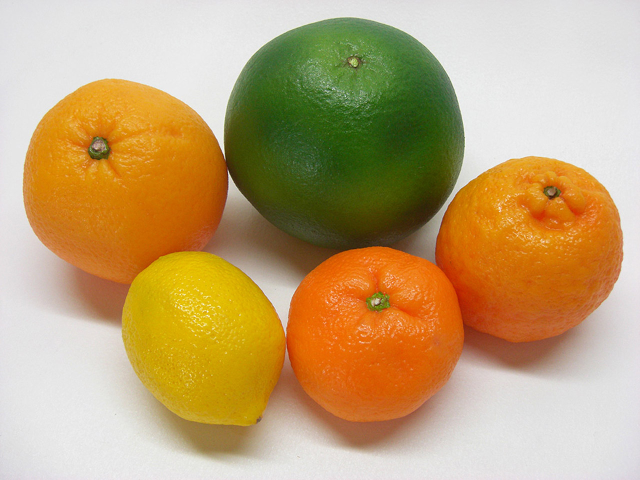
//> input picture Isodata/fruits.jpg, 1280 x 960 px (shown at 1/2 size)
$ ./isodata fruits.jpg 3 3 3   (built with g++ and OpenCV 4)
//> lines starting //> are read from the running program, lines starting //| are printed output that depends on the picture
#include <iostream>
#include <opencv2/opencv.hpp>
#include <ctime>

using namespace std;
using namespace cv;

struct mean_tt{
    Vec3f sum;
    int nElem;
    Vec3b mean;
};

Mat Isodata(Mat, int , int, int);
float EuclideanDistance(Vec3b, Vec3b);

float EuclideanDistance(Vec3b p1, Vec3b p2){

    return sqrt( pow(p1[0]-p2[0],2) +
                 pow(p1[1]-p2[1],2) +
                 pow(p1[2]-p2[2],2) );
}

/*
The function takes as input:
Mat img: the starting image
int n: the number of clusters to initially create
int sSud: the threshold for comparison on splitting a cluster
int sUni: The threshold for comparing the union of a cluster
*/
Mat Isodata(Mat img, int n, int sSudd, int sUni){

    srand(time(NULL));
    /*
    This matrix is used to keep track of which claster the pixels of the image belong to.
    */
    Mat tmp = Mat(img.rows, img.cols, CV_16U, Scalar(0));
    /*
    Vector of struct mean.
    It will contain information regarding clusters
    while the algorithm is running.
    */
    vector<mean_tt> t;

    /*
    It is used to create the n initial means.
    At each step I randomly choose a pixel, whose RGB value becomes a mean.
    I initialize a struct mean and insert it into the vector t.
    */
    for(int i=0; i<n; i++){
        int y = rand()%img.rows;
        int x = rand()%img.cols;

        struct mean_tt m;
        m.nElem = 0;
        m.sum = Vec3b(0,0,0);
        m.mean = img.at<Vec3b>(y,x);
        t.push_back(m);

    }

    /*
    1) Algorithm step
    I assign all the pixels of the image to the initial n clusters.
    Each pixel is assigned to the cluster that has the mean closest to the
    pixel considered.
    */
    for(int y=0; y<img.rows; y++)
            for(int x=0; x<img.cols; x++){
                float distMin=450;//max Euclidean distance in RGB
                int indexMin;
                /*
                For each pixel I calculate the Euclidean distance with all the cluster means
                and I find the minimum distance.
                */
                for(int i=0; i<t.size(); i++){
                    float dist = EuclideanDistance(img.at<Vec3b>(y,x), t[i].mean);

                    if(dist<distMin){
                        distMin = dist;
                        indexMin = i;//cluster index with minimum distance from the considered pixel
                    }
                }

                tmp.at<uchar>(y,x) = indexMin; //I assign the pixel to the cluster
                t[indexMin].nElem++;//I increase the number of pixel elements in that cluster.
            }

    int numIt=0;

    do{

    /*
    2) Algorithm step: subdivision
    Each cluster whose variance exceeds a certain threshold is divided into 2 clusters.
    This means that in the cluster there are pixels that have not quite similar colors, and
    therefore we divide them.
    */
    for(int i=0; i<t.size(); i++){//for each cluster
        int oneTime=0;
        /*
        If the cluster is empty, go to the next iteration and try
        another cluster. A cluster can be empty because it has been merged
        to other clusters in the merge phase, so it's as if it wasn't there.
        */
        if(t[i].nElem==0) continue;

        for(int y=0; y<img.rows; y++){
            for(int x=0; x<img.cols; x++){
                int id = tmp.at<uchar>(y,x);
                if(id!=i) continue;
                /*
                if they are here, it is because the selected pixel belongs
                to cluster t [i]. Then I calculate the Euclidean distance
                between the RGB value of the selected pixel and the mean of the cluster.
                */
                float dist = EuclideanDistance(img.at<Vec3b>(y,x), t[i].mean);
                //if this value is greater than the sSudd threshold,
                //it is necessary to subdivide the cluster t [i] creating a new cluster
                if(dist>sSudd){
                    oneTime++;
                    /*
                    If it is the first pixel of the new cluster, I create a struct mean m,
                    I initialize it and insert it into the struct t.
                    */
                    if(oneTime==1){
                        n++;
                        struct mean_tt m;
                        m.sum = Vec3b(0,0,0);
                        m.nElem = 1;
                        m.mean = Vec3b(0,0,0);
                        t.push_back(m);
                    }
                    tmp.at<uchar>(y,x)=n-1; //new cludster id
                    t[n-1].nElem++;//increment the counter of the number of pixels of the new cluster
                    t[i].nElem--;//I decrease the counter of the number of pixels of the cluster from which I have removed the pixel
                }
            }
        }
    }

    /*
    3) Algorithm step: Union
    If you have created clusters with a smaller number of pixels
    at the sUni threshold, the cluster vanishes and all elements
    they must be merged with other clusters already present. In particular
    each pixel is assigned to the cluster at which the distance from
    mean is minimal.
    */

    for(int i=0; i<t.size(); i++){//scorro il vettore dei cluster
        /*
        If the number of pixels in the cluster is less than sUni and if
        the cluster in question is not one of those obtained in the previous step,
        of which we still have to calculate the mean:
        */
        if(t[i].nElem < sUni && t[i].mean[0]!=0){
            //scroll all the matrix until all the pixels of the cluster have been assigned.

            for(int y=0; y<tmp.rows && t[i].nElem!= 0; y++)
                for(int x=0; x<tmp.cols; x++){
                    if(tmp.at<uchar>(y,x)==i){
                        float minDist=455;
                        int index;
                        /*
                        I calculate the distance of the pixel from the mean of all the other clusters.
                        */
                        for(int k=0; k<t.size(); k++){
                            float dist = EuclideanDistance(img.at<Vec3b>(y,x), t[i].mean);
                            if(dist<minDist){
                                minDist = dist;
                                index=k;

                            }
                        }
                        tmp.at<uchar>(y,x)=index;//the pixel is assigned to the cluster from which it has the least distance from the mean.
                        t[index].nElem++; //I increase the number of pixels of the cluster to which I have just assigned the pixel
                        t[i].nElem--; //I decrease the number of elements of the cluster t [i].
                    }
                }
        }
    }

    /*
    4) Algorithm step: recalculation of the averages of the created / modified clusters.
    */

    /*
    I initialize the variables of the average calculation of all clusters.
    */
    for(int k=0; k<t.size(); k++){
        t[k].mean=Vec3b(0,0,0);
        t[k].sum=Vec3f(0,0,0);
        t[k].nElem=0;

    }

    /*
    Calculation for each cluster:
    1) The RGB sum of all pixels
    2) The number of pixels of which it is composed
    */
    for(int y=0; y<tmp.rows; y++){
        for(int x=0; x<tmp.cols; x++){
            int id=tmp.at<uchar>(y,x);
            t[id].sum[0]+=img.at<Vec3b>(y,x)[0];
            t[id].sum[1]+=img.at<Vec3b>(y,x)[1];
            t[id].sum[2]+=img.at<Vec3b>(y,x)[2];
            t[id].nElem++;
        }
    }

    /*
    I calculate the mean of all the pixels
    */
    for(int k=0; k<t.size(); k++){
        t[k].mean[0] = t[k].sum[0]/t[k].nElem;
        t[k].mean[1] = t[k].sum[1]/t[k].nElem;
        t[k].mean[2] = t[k].sum[2]/t[k].nElem;
    }

    numIt++;
    }while(numIt<10);

    Mat output = Mat(img.rows, img.cols, CV_8UC3);

    /*
    The final RGB value of each pixel of each cluster matches
    to the RGB value of the mean of its cluster.
    */
    for(int y=0; y<img.rows; y++)
            for(int x=0; x<img.cols; x++){
                int index = tmp.at<uchar>(y,x);
                output.at<Vec3b>(y,x)=t[index].mean;
            }

    return output;
}

int main(int argc, char **argv){

    /*
    argv[1] -> input image
    argv[2] -> number of initial clusters
    argv[3] -> threshold for division
    argv[4] -> threshold for union
    */

    Mat img = imread(argv[1]);
//> img is the input picture: 960 rows x 1280 cols, CV_8UC3; mean B, G, R 115.4, 163.4, 192.2

    if(img.empty()){
        cout<<"Image input failed!"<<endl;
        return -1;
    }

    int     n = atoi(argv[2]);
//> n = 3
    int sSudd = atoi(argv[3]);
//> sSudd = 3
    int sUni  = atoi(argv[4]);
//> sUni = 3

    namedWindow("Original Image",0);
    imshow("Original Image",img);
    waitKey(0);

    Mat output;
    output = Isodata(img, n, sSudd, sUni);
//> the loop in Isodata, `for(int i=0; i<n; i++)` made 3 passes
//> m.mean on passes 1 to 3: [4, 126, 210], [83, 133, 85], [1, 73, 67]
//> after the loop in Isodata, `for(int y=0; y<img.rows; y++)`:
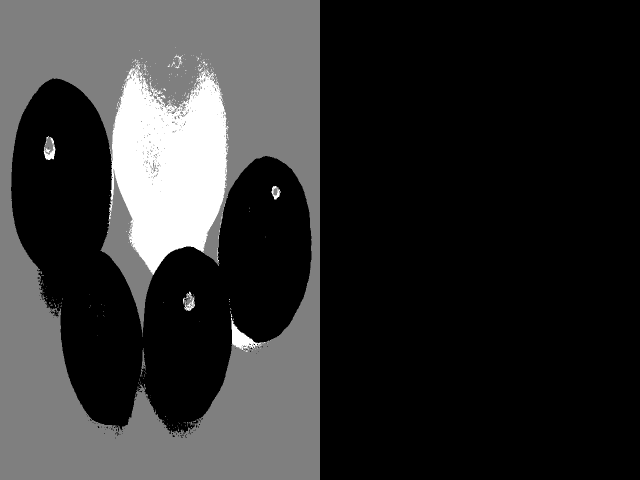
//> tmp: 960 rows x 1280 cols, CV_16UC1 (shown at 1/2 size); min 0, max 514, mean 98.2; drawn with min black and max white
//> the loop in Isodata, `do` made 10 passes
//> n on passes 1 to 10: 259, 262, 268, 274, 278, 281, 284, 287, 290, 293
//> after the loop in Isodata, `do`:
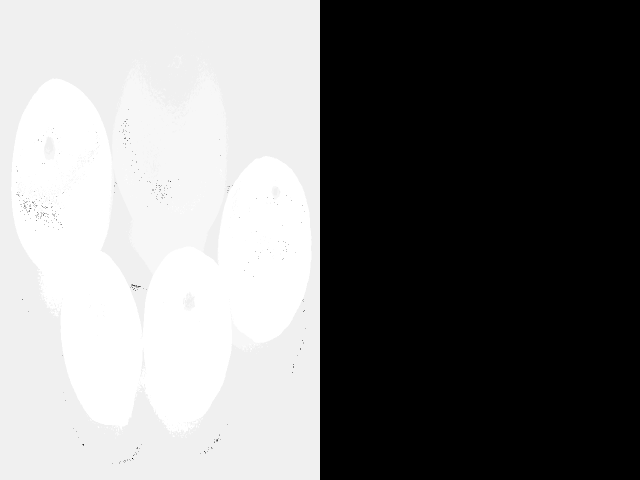
//> tmp: 960 rows x 1280 cols, CV_16UC1 (shown at 1/2 size); min 0, max 9252, mean 4469.4; drawn with min black and max white
//> after the loop in Isodata, `do`: n = 293; t = 293 items; numIt = 10
//> after the loop in Isodata, `for(int y=0; y<img.rows; y++)`:
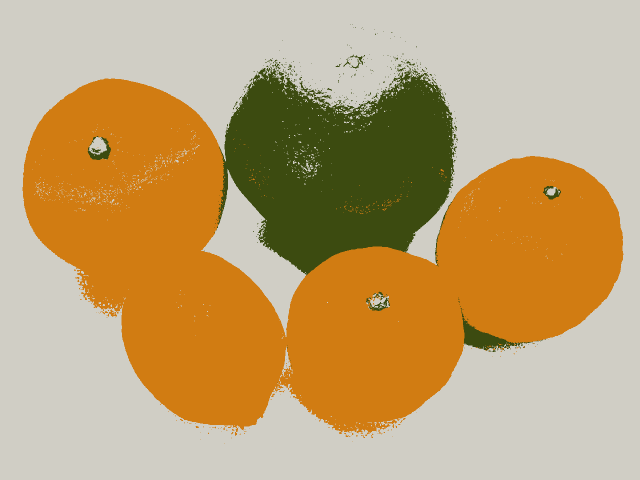
//> output: 960 rows x 1280 cols, CV_8UC3 (shown at 1/2 size); mean B, G, R 114.4, 162.8, 191.7

    namedWindow("Image after Isodata",0);
    imshow("Image after Isodata",output);
    waitKey(0);

    return 0;

}
